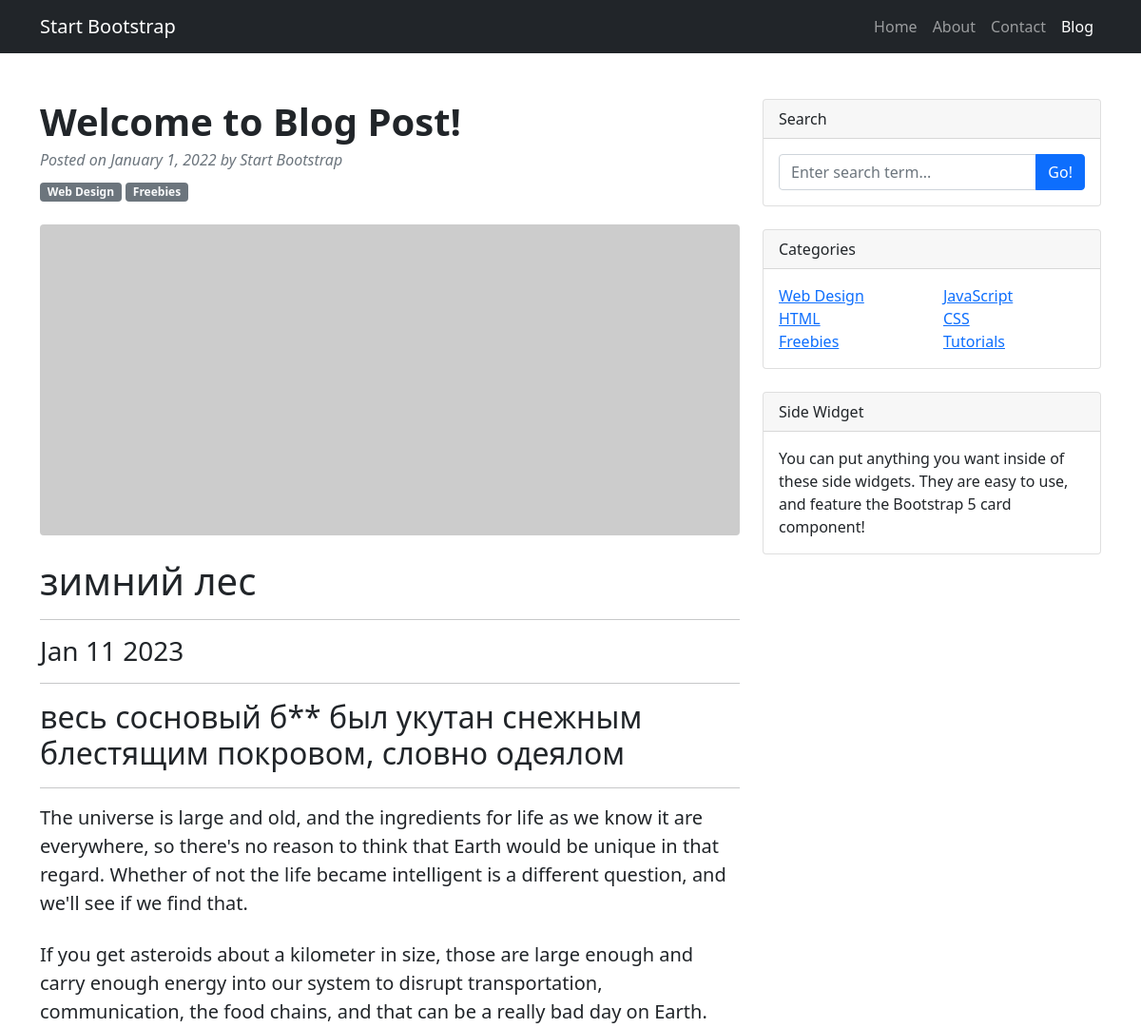
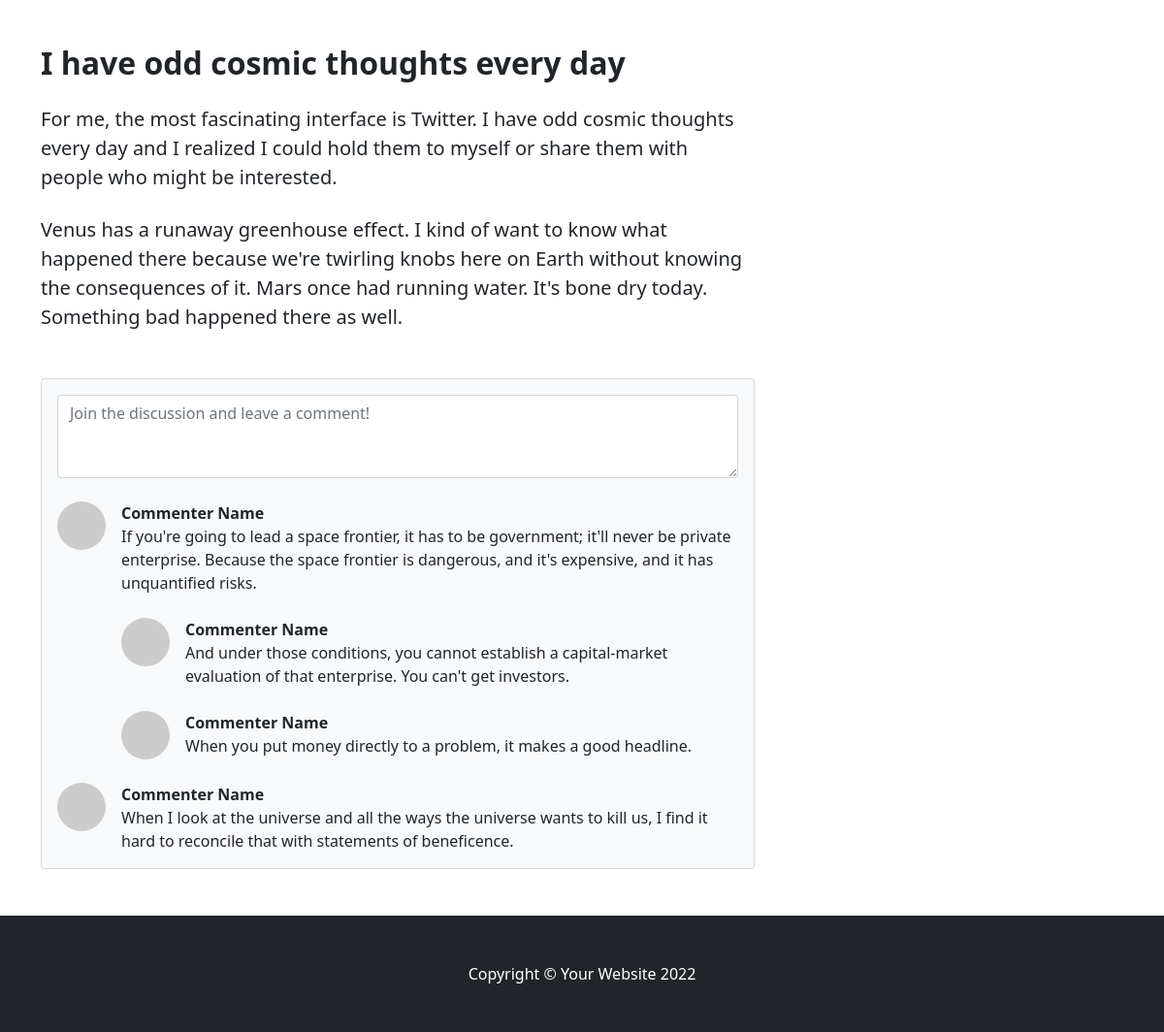
The page /posts/2 on the database its author committed (2 pictures, top to bottom).
### news/models.py (models this page shows, shortened)
class Post(models.Model):
    author = models.ForeignKey(Author, on_delete=models.CASCADE)
    TYPES = [
        ('AR', 'Статья'),
        ('NW', 'Новость')
    ]
    type = models.CharField(max_length=2,
                            choices=TYPES,
                            default='AR')
    time_in = models.DateTimeField(auto_now_add=True)
    topics = models.ManyToManyField(Category, through='PostCategory')
    title = models.CharField(max_length=64)
    text = models.TextField()
    rating_article = models.IntegerField(default=0)

### news/views.py (the view)
# urls.py: path('<int:pk>',PostDetail.as_view())
class PostDetail(DetailView):
    model = Post
    template_name = 'flatpages/post.html'
    context_object_name = 'post'

### news/templatetags/custom_filters.py (called while the page is built)
@register.filter()
def censor (value):
    if isinstance (value,str):
        for bw in BAD_WORDS:
            value = value.lower().replace(bw[1:].lower(),'*'*len(bw[1:]))
        return f'{value} '
    else:
        raise TypeError (f'Ошибка! {type(value)} не подходит')

### templates/flatpages/post.html (shortened to what this page needs)
{% extends 'flatpages/default.html' %}
{% load custom_filters %}
{% block content %}
    {% if post %}
        <h1> {{ post.title|censor }} </h1>
        <hr>
        <h3>{{ post.time_in|date:'M d Y'}}</h3>
        <hr>
        <h2>{{ post.text|censor}}</h2>
        <hr>
    {% else %}
        <h2> Постов нет!</h2>
    {% endif %}
{% endblock content %}

### rows shown on the page
Post: title|censor "зимний лес", time_in "Jan 11 2023", text|censor "весь сосновый б** был укутан снежным блестящим покровом, словно одеялом"
